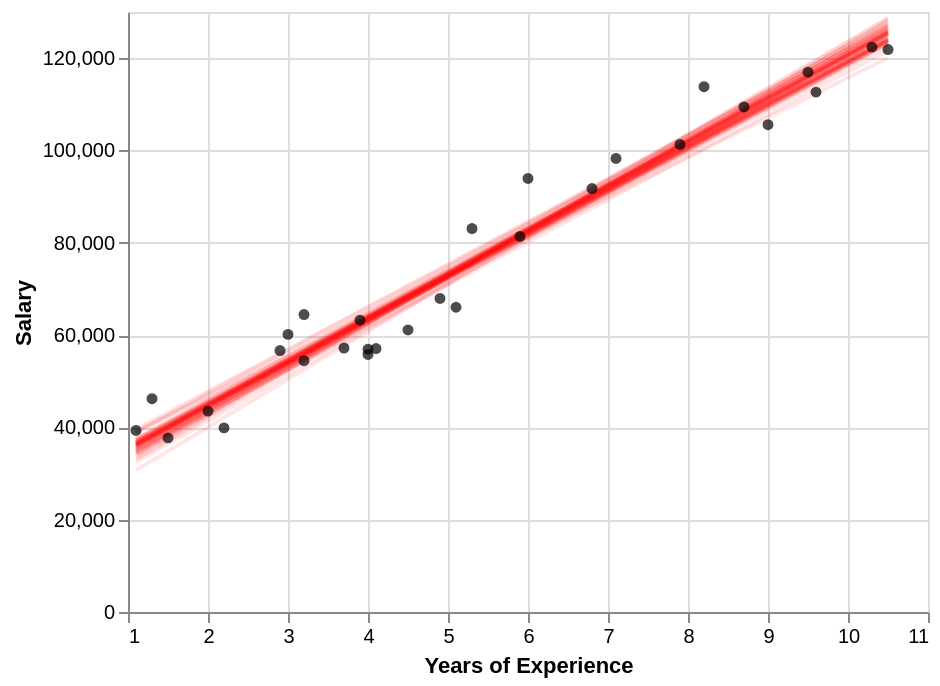

This figure's notebook cell:
### Markdown cell above
## 1.3 Construct a spaghetti plot of the salary data

The same functions we used to make the HOPs chart above can be used to make a spaghetti plot as well. This time, we will combine all the line charts together instead of playing them frame-by-frame. First, we make a list containing all the line charts (in the `line_charts` variable), then we use `alt.layer()` to layer all of the line charts together. Finally, we add on the chart of the points:

### Code cell
B = 50

# get `B` bootstrapped fit line charts
# Note opacity=0.1 sets the line opacity so it is easier to see the overlapping lines. Make
# sure your get_salary_linear_fit_chart() function (defined above) properly uses the opacity argument!
line_charts = [get_salary_linear_fit_chart(get_one_bootstrap_salary_fit(), opacity=0.1) for _ in range(B)]

# combine all the line charts together and layer on the points chart
alt.layer(*line_charts) + get_salary_points_chart()
